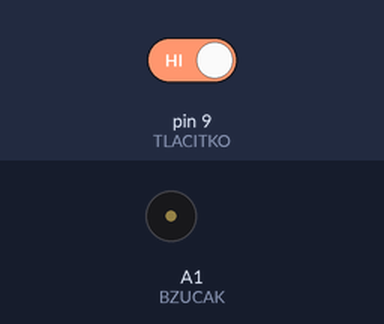
This sketch was run on a simulated Arduino Uno, built with avr-gcc and run on an emulated ATmega328P. Parts: buzzer (waves = sounding). The inputs (shaded band) are chosen by the test bench; at power-on: pin 9 (TLACITKO) HIGH.

Above: at 1.2 s.
1.3 s: pin 9 (TLACITKO) driven LOW
At 1.6 s:
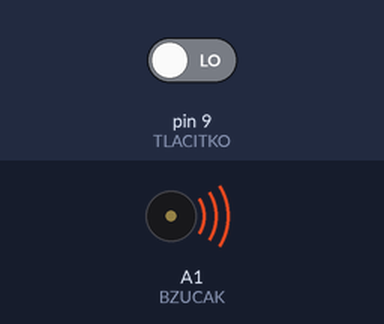
2.8 s: pin 9 (TLACITKO) driven HIGH
At 3.9 s:
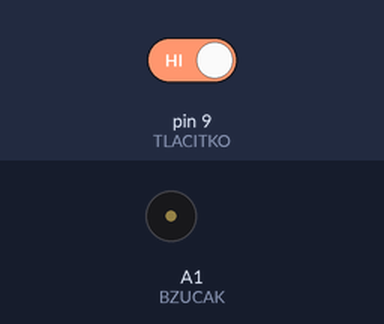
Timing chart, 0 to 5.8 s (numbered marks = the images above; inputs shaded):
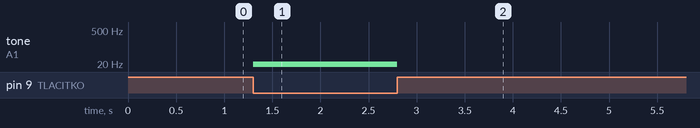

Measured:
- after the input at 1.3 s, tone on A1 (BZUCAK): silent → 10 Hz at once
- after the input at 2.8 s, tone on A1 (BZUCAK): 10 Hz → silent at once

The sketch:

03_Bzucak_klavesy.ino
```cpp
// Definice konstanty pro pin, který ovládá bzučák
#define BZUCAK A1
#define TLACITKO 9

// Deklarace proměnné pro stav talčítka
int stisknuto = 1;

void setup()
{
  // Přiřazení
  pinMode(TLACITKO, INPUT);
}

void loop()
{
  stisknuto = digitalRead(TLACITKO);
  Serial.println(stisknuto);
  if (stisknuto == 0)
  {
    tone(BZUCAK, 10);
  }
  else
  {
    noTone(BZUCAK);
  }
}
```
